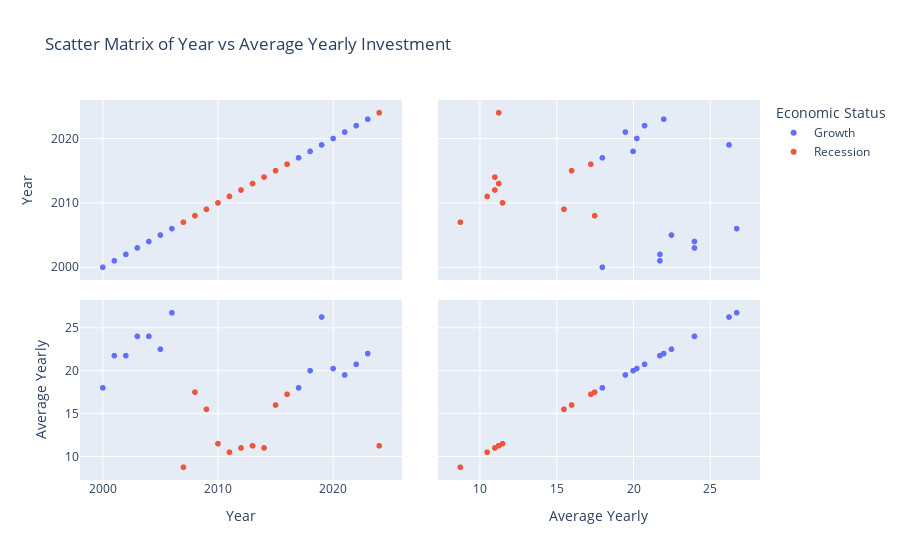

Source (notebook cell):
### Code cell
the_scatter.show()

### Figure 1 — Plotly figure (JSON) as saved in the notebook; plotly's stock layout.template omitted (floating-point values rounded to 4 significant figures)
{"data": [{"dimensions": [{"axis": {"matches": true}, "label": "Year", "values": [2000, 2001, 2002, 2003, 2004, 2005, 2006, 2017, 2018, 2019, 2020, 2021, 2022, 2023]}, {"axis": {"matches": true}, "label": "Average Yearly", "values": [18, 21.75, 21.75, 24, 24, 22.5, 26.75, 18, 20, 26.25, 20.25, 19.5, 20.75, 22]}], "hovertemplate": "Economic Status=Growth<br>%{xaxis.title.text}=%{x}<br>%{yaxis.title.text}=%{y}<extra></extra>", "legendgroup": "Growth", "marker": {"color": "#636efa", "symbol": "circle"}, "name": "Growth", "showlegend": true, "type": "splom"}, {"dimensions": [{"axis": {"matches": true}, "label": "Year", "values": [2007, 2008, 2009, 2010, 2011, 2012, 2013, 2014, 2015, 2016, 2024]}, {"axis": {"matches": true}, "label": "Average Yearly", "values": [8.75, 17.5, 15.5, 11.5, 10.5, 11, 11.25, 11, 16, 17.25, 11.25]}], "hovertemplate": "Economic Status=Recession<br>%{xaxis.title.text}=%{x}<br>%{yaxis.title.text}=%{y}<extra></extra>", "legendgroup": "Recession", "marker": {"color": "#EF553B", "symbol": "circle"}, "name": "Recession", "showlegend": true, "type": "splom"}], "layout": {"autosize": true, "dragmode": "select", "legend": {"title": {"text": "Economic Status"}, "tracegroupgap": 0}, "title": {"text": "Scatter Matrix of Year vs Average Yearly Investment"}, "xaxis": {"autorange": true, "range": [1997.0, 2027.0], "type": "linear"}, "xaxis2": {"autorange": true, "range": [6.667, 28.83], "type": "linear"}, "yaxis": {"autorange": true, "range": [1997.0, 2027.0], "type": "linear"}, "yaxis2": {"autorange": true, "range": [6.667, 28.83], "type": "linear"}}}
